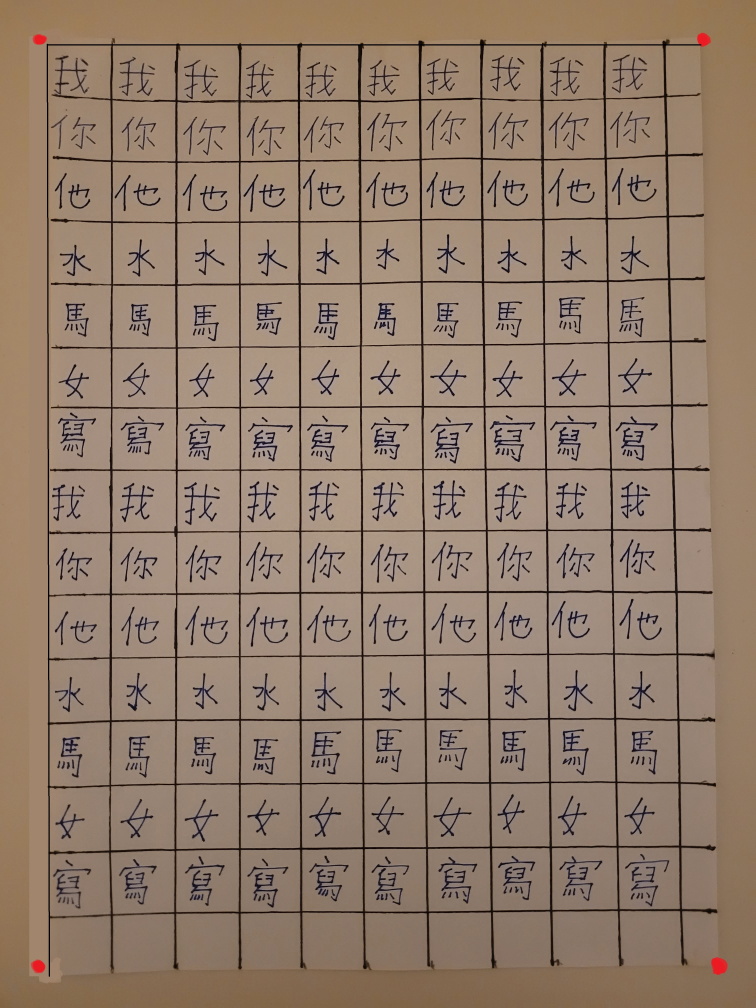
#> input picture classifier/data/sheet1.jpg, 3024 x 4032 px (shown at 1/4 size); its folder holds 3 pictures in this run
$ jupyter execute create_dataset.ipynb
#> lines starting #> are read from the running program, lines starting #| are printed output that depends on the picture; after the words box and inside, x2 and y2 are one past the last pixel; in counts of white or black regions, pixels touching at a corner belong together
# Data Preprocessing Pipeline

[cell 1]
# Imports
import os
import cv2
import numpy as np
import matplotlib.pyplot as plt
from sklearn.cluster import DBSCAN
from collections import Counter

#### Transform the photo into a scanned version (requires 4 red dots at the document corners)

[cell 2]
def order_points(pts):
	"""
	This function orders four random points in a clockwise cicle
	"""
	rect = np.zeros((4, 2), dtype="float32")

	# the top-left point => smallest sum
	# the bottom-right point => largest sum
	s = pts.sum(axis=1)
	rect[0] = pts[np.argmin(s)]
	rect[2] = pts[np.argmax(s)]

	# top-right point => negative difference (y - x)
	# bottom-left point => largest difference (y - x)
	diff = np.diff(pts, axis=1)
	rect[1] = pts[np.argmin(diff)]
	rect[3] = pts[np.argmax(diff)]

	return rect

def scan_image(file_name, file_dir, show=False):
	### Perform image warp ###
	# 1. Load the image
#> called with file_name = 'sheet1.jpg', file_dir = 'data', show = True
	full_path = os.path.join(file_dir, file_name)
	img = cv2.imread(full_path)
#> img is the input picture: shape (4032, 3024, 3); mean B, G, R 107.2, 124.6, 146
	orig_img = img.copy()

	# 2. Convert to HSV color space
	hsv = cv2.cvtColor(img, cv2.COLOR_BGR2HSV)
#> hsv: shape (4032, 3024, 3); mean H, S, V 17.5, 74.3, 146.1

	# 3. Define range for red color
	# Red wraps around the 0-180 hue scale
	# Lower red range (e.g., 0-10)
	lower_red1 = np.array([0, 120, 70])
	upper_red1 = np.array([10, 255, 255])
	mask1 = cv2.inRange(hsv, lower_red1, upper_red1)
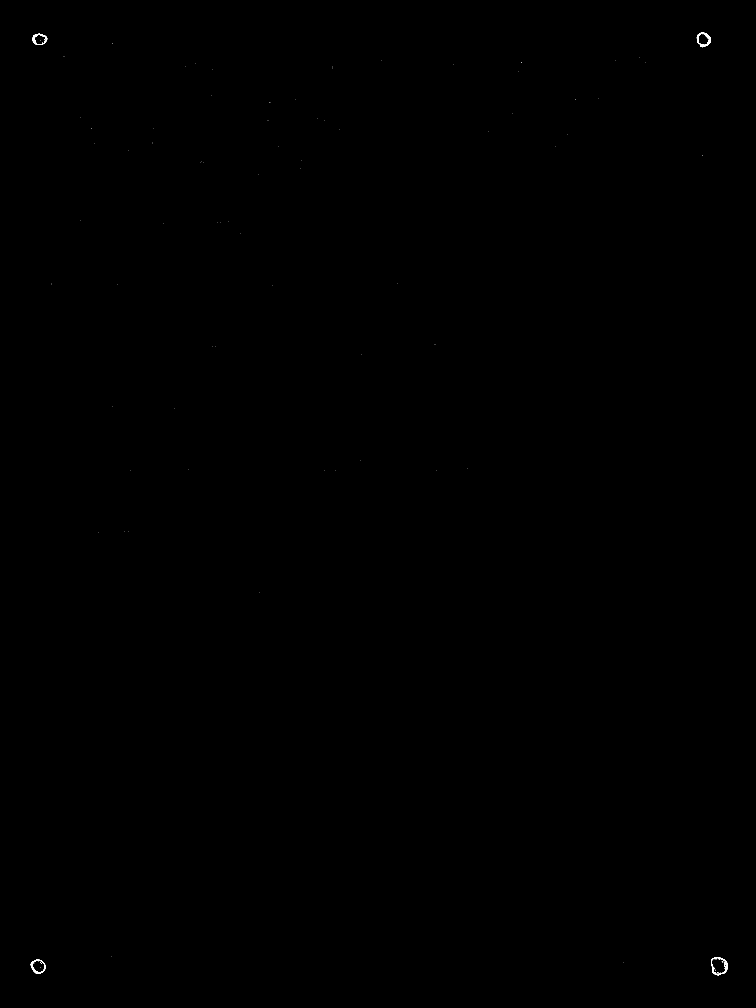
#> mask1: shape (4032, 3024) (shown at 1/4 size); 0.03% white; 103 white regions (98 under 20 px), largest, box (x1, y1, x2, y2) and area: (2787, 129, 2844, 189) 944, (2844, 3828, 2911, 3901) 917, (123, 3838, 182, 3894) 817, (130, 135, 189, 179) 781, (2896, 3854, 2902, 3868) 40

	# Upper red range (e.g., 170-180)
	lower_red2 = np.array([170, 120, 70])
	upper_red2 = np.array([180, 255, 255])
	mask2 = cv2.inRange(hsv, lower_red2, upper_red2)
#> mask2: shape (4032, 3024); 0.06% white; 12 white regions (8 under 20 px), largest, box (x1, y1, x2, y2) and area: (2847, 3832, 2908, 3898) 2803, (131, 3842, 180, 3890) 1670, (2793, 133, 2839, 185) 1468, (138, 140, 184, 177) 1247

	# Combine the two masks
	mask = mask1 + mask2
#> mask: shape (4032, 3024); 0.09% white; 80 white regions (76 under 20 px)


	# 4. Find contours in the mask
	contours, _ = cv2.findContours(mask, cv2.RETR_EXTERNAL, cv2.CHAIN_APPROX_SIMPLE)
#> contours = 80 contours, 76 with area under 20; largest, box (x1, y1, x2, y2) and area: (2844, 3828, 2911, 3901) 3710, (123, 3838, 182, 3894) 2420, (2787, 129, 2844, 189) 2355, (130, 135, 189, 179) 1968

	if len(contours) >= 4:
		# Take 4 largest contours (disregard noise)
		contours = sorted(contours, key=cv2.contourArea, reverse=True)[:4]
#> contours = 4 contours; box (x1, y1, x2, y2) and area: (2844, 3828, 2911, 3901) 3710, (123, 3838, 182, 3894) 2420, (2787, 129, 2844, 189) 2355, (130, 135, 189, 179) 1968

		points = []
		for c in contours:
			# Get the center of the contour
			M = cv2.moments(c)
			if M["m00"] != 0:
				cX = int(M["m10"] / M["m00"])
				cY = int(M["m01"] / M["m00"])
				points.append([cX, cY])
#> this loop made 4 passes
#> (cX, cY) on passes 1 to 4: (2876, 3863), (152, 3865), (2814, 157), (157, 156)
#> after the loop, points = [[2876, 3863], [152, 3865], [2814, 157], [157, 156]]

		points = np.array(points, dtype="float32")

		# 5. Order the points
		rect = order_points(points)
#> in order_points, `s = pts.sum(axis=1)`: s = [6739, 4017, 2971, 313]
#> in order_points, `diff = np.diff(pts, axis=1)`: diff = [987, 3713, -2657, -1]
#> rect = [[157, 156], [2814, 157], [2876, 3863], [152, 3865]]
		(tl, tr, br, bl) = rect
#> tl = [157, 156]; tr = [2814, 157]; br = [2876, 3863]; bl = [152, 3865]

		# 6. Apply image warp
		# Compute the width of the new image
		widthA = np.linalg.norm(br - bl)
#> widthA = 2724
		widthB = np.linalg.norm(tr - tl)
#> widthB = 2657
		maxWidth = max(int(widthA), int(widthB))
#> maxWidth = 2724

		# Compute the height of the new image
		heightA = np.linalg.norm(tr - br)
#> heightA = 3706.5
		heightB = np.linalg.norm(tl - bl)
#> heightB = 3709
		maxHeight = max(int(heightA), int(heightB))
#> maxHeight = 3709

		# Define the destination points
		# -1 because of 0 indexed
		dst = np.array([
			[0, 0],
			[maxWidth - 1, 0],
			[maxWidth - 1, maxHeight - 1],
			[0, maxHeight - 1]], dtype="float32")
#> dst = [[0, 0], [2723, 0], [2723, 3708], [0, 3708]]

		# Compute the perspective transform matrix
		M = cv2.getPerspectiveTransform(rect, dst)
#> M = [[1.03, 0.00138, -161.2], [-0.000386, 1.03, -160], [-3.02e-07, 6.81e-06, 1]]

		# Apply the perspective warp
		warped = cv2.warpPerspective(orig_img, M, (maxWidth, maxHeight))

		# Save the final "scanned" image
		base_name, extension = os.path.splitext(file_name)
		save_path = os.path.join(file_dir, base_name + '_scan' + extension)
		cv2.imwrite(save_path, warped)

		if show:
			fig, axes = plt.subplots(1, 3, figsize=(15, 5)) # (width, height)
			# 2. Plot on the first subplot (axes[0])
			axes[0].imshow(cv2.cvtColor(orig_img, cv2.COLOR_BGR2RGB))
			axes[0].set_title('1. Original')
			axes[0].axis('off')

			# 3. Plot on the second subplot (axes[1])
			axes[1].imshow(mask, cmap='gray')
			axes[1].set_title('2. Mask')
			axes[1].axis('off')

			# 4. Plot on the third subplot (axes[2])
			axes[2].imshow(cv2.cvtColor(warped, cv2.COLOR_BGR2RGB))
			axes[2].set_title('3. Scanned')
			axes[2].axis('off')

			# 5. Show the plot
			plt.tight_layout()

	else:
		print("Could not find 4 red dots. Try adjusting the HSV red ranges.")

file_dir = 'data'
file_name = 'sheet1.jpg'
scan_image(file_dir=file_dir, file_name=file_name, show=True)
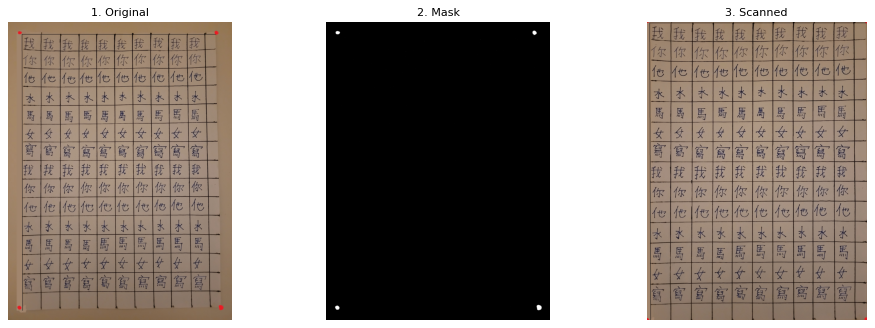
#> figure drawn by matplotlib, 3 panels

### Detect straight lines in image

[cell 3]
def is_cluster_length_valid(lines, img_len, axis='horizontal', tolerance=0.05):
	"""
	lines: np.array of shape (N,4) - (x0,y0,x1,y1)
	img_len: length (pixels) of current axis of image
	axis: 'horizontal' or 'vertical'
	tolerance: how much percent shorter can line be than img_len to be accepted
	"""
	if axis == 'horizontal':
		intervals = [(min(x0, x1), max(x0, x1)) for (x0, _, x1, _) in lines] # x0, y0, x1, y1
	else:
		intervals = [(min(y0, y1), max(y0, y1)) for (_, y0, _, y1) in lines] # x0, y0, x1, y1
	intervals.sort(key=lambda x: x[0])

	merged = []
	for start, end in intervals:
		if not merged or start > merged[-1][1]:
			merged.append([start, end])
		else:
			merged[-1][1] = max(merged[-1][1], end)

	covered_length = sum(end - start for start, end in merged)
	if covered_length >= (1 - tolerance) * img_len:
		return True
	return False


def cluster_lines(lines, img_len, axis='horizontal', eps=5, tolerance=0.05):
	"""
	lines: np.array of shape (N,4) - (x0,y0,x1,y1)
	img_len: int depicting length (pixels) of current axis of image
	axis: 'horizontal' or 'vertical'
	eps: maximum distance for DBSCAN
	tolerance: how much percent shorter can line be than img_len to be accepted
	"""
	if axis == 'horizontal':
			coords = (lines[:,1] + lines[:,3]) / 2
	else:
		coords = (lines[:,0] + lines[:,2]) / 2

	coords = coords.reshape(-1,1)
	clustering = DBSCAN(eps=eps, min_samples=1).fit(coords)
	labels = clustering.labels_

	clustered_lines = []
	for label in np.unique(labels):
		cluster = lines[labels == label]
		if is_cluster_length_valid(cluster, img_len, axis=axis, tolerance=tolerance):
			if axis == 'horizontal':
				y = np.mean((cluster[:,1] + cluster[:,3]) / 2)
				x0 = np.min(cluster[:,[0,2]])
				x1 = np.max(cluster[:,[0,2]])
				avg_line = [x0, y, x1, y]
			else:
				x = np.mean((cluster[:,0] + cluster[:,2]) / 2)
				y0 = np.min(cluster[:,[1,3]])
				y1 = np.max(cluster[:,[1,3]])
				avg_line = [x, y0, x, y1]
			clustered_lines.append(avg_line)

	return np.array(clustered_lines).astype(int)


def draw_lines(img, lines):
	"""
	img: image with BGR channels
	lines: np.array of shape (N,4) - (x0,y0,x1,y1)
	"""
	line_img = np.copy(img)
	if lines is not None:
		for (x0, y0, x1, y1) in lines:
			cv2.line(line_img, (int(x0), int(y0)), (int(x1), int(y1)), (0, 0, 255), 3, cv2.LINE_AA)

	plt.imshow(cv2.cvtColor(line_img, cv2.COLOR_BGR2RGB))
	plt.axis('off')
	plt.show()

[cell 4]
def detect_lines(img, eps=10, tolerance=0.2, show=False):
	"""
	img: image with BGR channels
	eps: maximum distance for DBSCAN
	tolerance: how much percent shorter can line be than img_len to be accepted
	show: boolean if image should be shown with lines inside
	"""

	# Detect all edges in image
	edge_img = cv2.Canny(img, 30, 150, None, 3)

	# Dilate edges to merge close ones
	kernel = cv2.getStructuringElement(cv2.MORPH_RECT, (3,3))
	edge_img = cv2.dilate(edge_img, kernel)

	# Detect all lines using Houghs line transformation
	lines = cv2.HoughLinesP(edge_img, 1, np.pi / 180, 50, None, 50, 10) # e.g. (962, 1, 4)
	lines = lines.squeeze(axis=1)  # shape: (962, 4) (x0,y0,x1,y1)

	# Calculate angle for all lines
	angles = np.arctan2(lines[:,3] - lines[:,1], lines[:,2] - lines[:,0])
	angles_deg = np.degrees(angles)  # -180° to 180°
	horizontal_lines = lines[np.abs(angles_deg) < 10] # near 0°
	vertical_lines   = lines[np.abs(np.abs(angles_deg) - 90) < 10] # near 90°

	# Merge all broken lines and select the ones that are the grid lines
	vertical_len, horizontal_len, _ = img.shape
	horizontal_lines = cluster_lines(horizontal_lines, img_len=horizontal_len, axis="horizontal", eps=eps, tolerance=tolerance)
	vertical_lines = cluster_lines(vertical_lines, img_len=vertical_len, axis="vertical", eps=eps, tolerance=tolerance)

	if show:
		draw_lines(img, vertical_lines)
		draw_lines(img, horizontal_lines)

	return vertical_lines, horizontal_lines

[cell 5]
def split_img_into_cells(img, vertical_lines, horizontal_lines, show=False):
	# Sort all x and y coordinates of all grid lines
	xs = sorted(set([int((line[0] + line[2]) / 2) for line in vertical_lines]))
	ys = sorted(set([int((line[1] + line[3]) / 2) for line in horizontal_lines]))
	num_rows = len(ys) - 1
	num_cols = len(xs) - 1
	# Create array of cells
	cells = np.empty([num_rows, num_cols], dtype=object)
	for i in range(num_rows):
		for j in range(num_cols):
			x0, x1 = xs[j], xs[j+1]
			y0, y1 = ys[i], ys[i+1]
			cell = img[y0:y1, x0:x1]
			cells[i, j] = cell


	# Postprocess cells (resize, grascale)
	fixed_size = (32, 32) # width, height

	# Iterate through the 2D list of cells, process, and replace the original slice with the processed cell
	for i in range(num_rows):
		for j in range(num_cols):
			cells[i][j] = cv2.resize(cv2.cvtColor(cells[i][j], cv2.COLOR_BGR2GRAY), fixed_size, interpolation=cv2.INTER_AREA)

	if show:
		flat_cells = [cell for row in cells for cell in row]
		plt.figure(figsize=(num_cols, num_rows)) # width, height
		for idx, cell in enumerate(flat_cells):
			plt.subplot(num_rows, num_cols, idx+1)
			plt.imshow(cell, cmap='gray')
			plt.axis('off')
		plt.tight_layout()
		plt.show()

	return cells

[cell 6]
labels = ['I', 'YOU', 'HE', 'WATER', 'HORSE', 'FEMALE', 'WRITE']
iters = 2
file_dir = 'data'
file_name = 'sheet1_scan.jpg'
file_path = os.path.join(file_dir, file_name)
dataset_dir = 'hanzi_dataset'


# Split scanned image into cells
img = cv2.imread(file_path) # BGR channels
#> img: shape (3709, 2724, 3)
plt.imshow(cv2.cvtColor(img, cv2.COLOR_BGR2RGB))
height, width = img.shape[:2]
print("Width:", width, "Height:", height)
#| Width: 2724 Height: 3709
vertical_lines, horizontal_lines = detect_lines(img, show=True)
#> in detect_lines, `edge_img = cv2.dilate(edge_img, kernel)`:
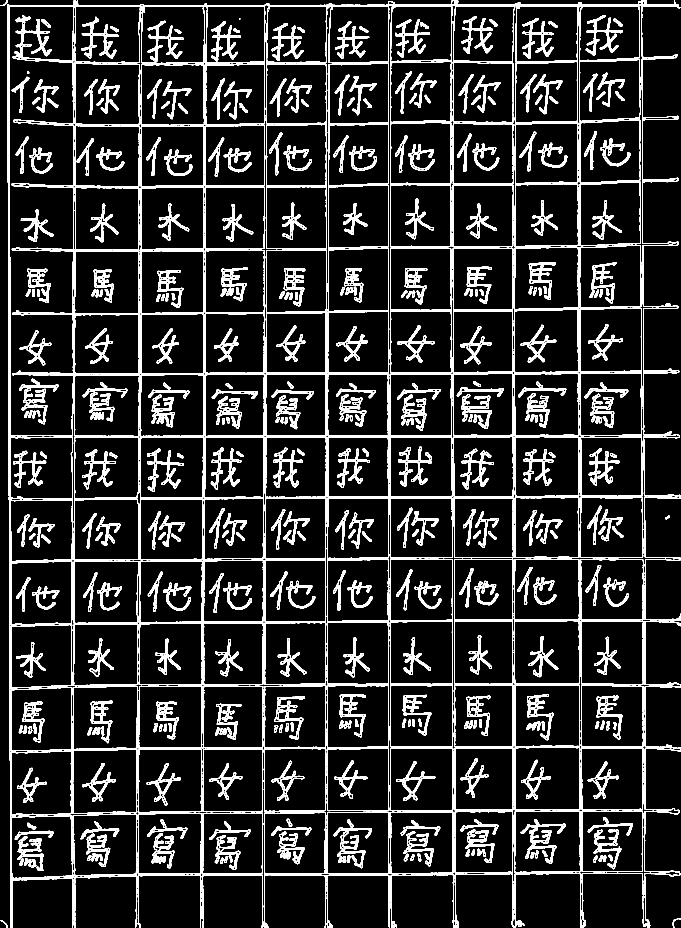
#> edge_img: shape (3709, 2724) (shown at 1/4 size); 10.8% white; 515 white regions, largest, box (x1, y1, x2, y2) and area: (34, 25, 559, 2248) 46534, (29, 0, 2724, 3709) 38276, (1063, 24, 1557, 1494) 36706
#> in detect_lines, `lines = cv2.HoughLinesP(edge_img, 1, np.pi / 180, 50, None, 50, 10)`: lines = 2709 rows, first 6: [1554, 1526, 1554, 5], [2051, 3707, 2051, 1958], [2052, 2357, 2052, 1585], [1561, 3291, 1561, 264], [1553, 3250, 1553, 1435], [9, 20, 2715, 20]
#> in detect_lines, `angles = np.arctan2(lines[:,3] - lines[:,1], lines[:,2] - lines[:,0])`: angles = 2709 values, max 1.57 at index 428, min -1.57 at index 0, mean -0.536
#> in detect_lines, `angles_deg = np.degrees(angles)`: angles_deg = 2709 values, max 90 at index 428, min -90 at index 0, mean -30.69
#> in detect_lines, `horizontal_lines = lines[np.abs(angles_deg) < 10]`: horizontal_lines = 989 rows, first 6: [9, 20, 2715, 20], [1820, 25, 2715, 25], [29, 21, 2715, 21], [1568, 26, 1808, 26], [366, 1748, 535, 1748], [1276, 1992, 2062, 1992]
#> in detect_lines, `vertical_lines   = lines[np.abs(np.abs(angles_deg) - 90) < 10]`: vertical_lines = 1706 rows, first 6: [1554, 1526, 1554, 5], [2051, 3707, 2051, 1958], [2052, 2357, 2052, 1585], [1561, 3291, 1561, 264], [1553, 3250, 1553, 1435], [1562, 3492, 1562, 2480]
#> in cluster_lines, `coords = (lines[:,1] + lines[:,3]) / 2`: coords = 989 values, max 3517.5 at index 505, min 19 at index 8, mean 1752.4
#> in cluster_lines, `labels = clustering.labels_`: labels = 989 values, max 38 at index 830, min 0 at index 0, mean 12.28
#> the loop in cluster_lines, `for label in np.unique(labels):` made 39 passes
#> (covered_length in is_cluster_length_valid, y, x0, x1, avg_line) on passes 1 to 8: (2706, 23.5, 9, 2715, [9, 23.5, 2715, 23.5]), (2672, 1744.8, 46, 2718, [46, 1744.8, 2718, 1744.8]), (2639, 1992, 40, 2721, [40, 1992, 2721, 1992]), (2676, 3497.9, 41, 2717, [41, 3497.9, 2717, 3497.9]), (2623, 2236.5, 45, 2723, [45, 2236.5, 2723, 2236.5]), (2659, 1491.4, 39, 2716, [39, 1491.4, 2716, 1491.4]), (2589, 493.8, 123, 2712, [123, 493.8, 2712, 493.8]), (2555, 3247.6, 144, 2699, [144, 3247.6, 2699, 3247.6])
#> after the loop in cluster_lines, `for label in np.unique(labels):`: clustered_lines = 15 items, first 6: [9, 23.5, 2715, 23.5], [46, 1744.8, 2718, 1744.8], [40, 1992, 2721, 1992], [41, 3497.9, 2717, 3497.9], [45, 2236.5, 2723, 2236.5], [39, 1491.4, 2716, 1491.4]
#> in detect_lines, `horizontal_lines = cluster_lines(horizontal_lines, img_len=horizontal_..`: horizontal_lines = 15 rows, first 6: [9, 23, 2715, 23], [46, 1744, 2718, 1744], [40, 1991, 2721, 1991], [41, 3497, 2717, 3497], [45, 2236, 2723, 2236], [39, 1491, 2716, 1491]
#> the loop in cluster_lines (call 2), `for label in np.unique(labels):` made 27 passes
#> (covered_length in is_cluster_length_valid, x, y0, y1, avg_line) on passes 1 to 8: (3703, 1559, 5, 3708, [1559, 5, 1559, 3708]), (3681, 2054.9, 14, 3707, [2054.9, 14, 2054.9, 3707]), (3675, 1058.7, 33, 3708, [1058.7, 33, 1058.7, 3708]), (3665, 814.1, 43, 3708, [814.1, 43, 814.1, 3708]), (3708, 38.89, 0, 3708, [38.89, 0, 38.89, 3708]), (3701, 1811.4, 4, 3705, [1811.4, 4, 1811.4, 3705]), (3692, 1307.9, 15, 3707, [1307.9, 15, 1307.9, 3707]), (3699, 2319.6, 9, 3708, [2319.6, 9, 2319.6, 3708])
#> in detect_lines, `vertical_lines = cluster_lines(vertical_lines, img_len=vertical_len, a..`: vertical_lines = [[1558, 5, 1558, 3708], [2054, 14, 2054, 3707], [1058, 33, 1058, 3708], [814, 43, 814, 3708], [38, 0, 38, 3708], [1811, 4, 1811, 3705], [1307, 15, 1307, 3707], [2319, 9, 2319, 3708], [2569, 0, 2569, 3678], [555, 17, 555, 3706], [292, 0, 292, 3708]]
#> the loop in draw_lines, `for (x0, y0, x1, y1) in lines:` made 11 passes
#> after the loop in draw_lines, `for (x0, y0, x1, y1) in lines:`:
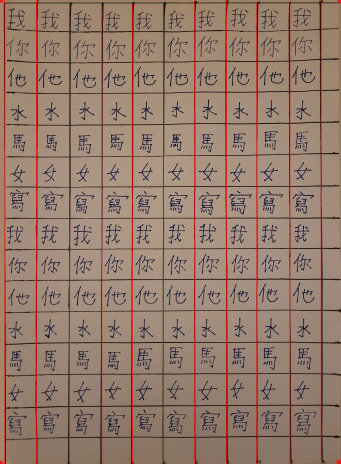
#> line_img: shape (3709, 2724, 3) (shown at 1/8 size); mean B, G, R 109.3, 124.3, 149.5
#> in draw_lines, `plt.show()`:
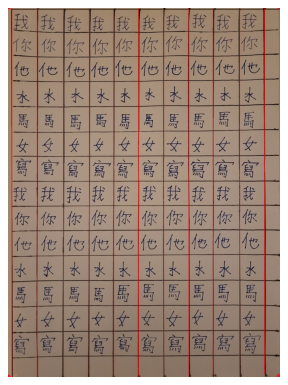
#> figure drawn by matplotlib, 1 panel
#> the loop in draw_lines (call 2), `for (x0, y0, x1, y1) in lines:` made 15 passes
#> after the loop in draw_lines (call 2), `for (x0, y0, x1, y1) in lines:`:
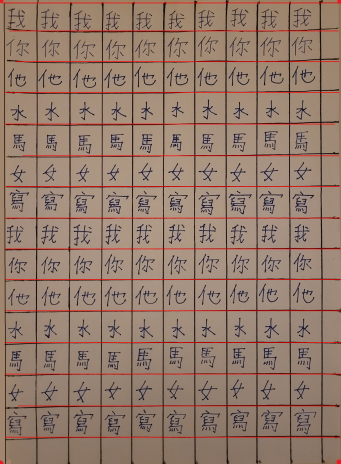
#> line_img: shape (3709, 2724, 3) (shown at 1/8 size); mean B, G, R 108.9, 123.8, 148.9
cells = split_img_into_cells(img, vertical_lines, horizontal_lines, True)
#> in split_img_into_cells, `xs = sorted(set([int((line[0] + line[2]) / 2) for line in vertical_lin..`: xs = [38, 292, 555, 814, 1058, 1307, 1558, 1811, 2054, 2319, 2569]
#> in split_img_into_cells, `ys = sorted(set([int((line[1] + line[3]) / 2) for line in horizontal_l..`: ys = [23, 247, 493, 738, 992, 1246, 1491, 1744, 1991, 2236, 2486, 2741, 2992, 3247, 3497]
#> in split_img_into_cells, `num_rows = len(ys) - 1`: num_rows = 14
#> in split_img_into_cells, `num_cols = len(xs) - 1`: num_cols = 10
#> in split_img_into_cells, `flat_cells = [cell for row in cells for cell in row]`: flat_cells = 140 items
#> the loop in split_img_into_cells, `for idx, cell in enumerate(flat_cells):` made 140 passes
#> in split_img_into_cells, `plt.show()`:
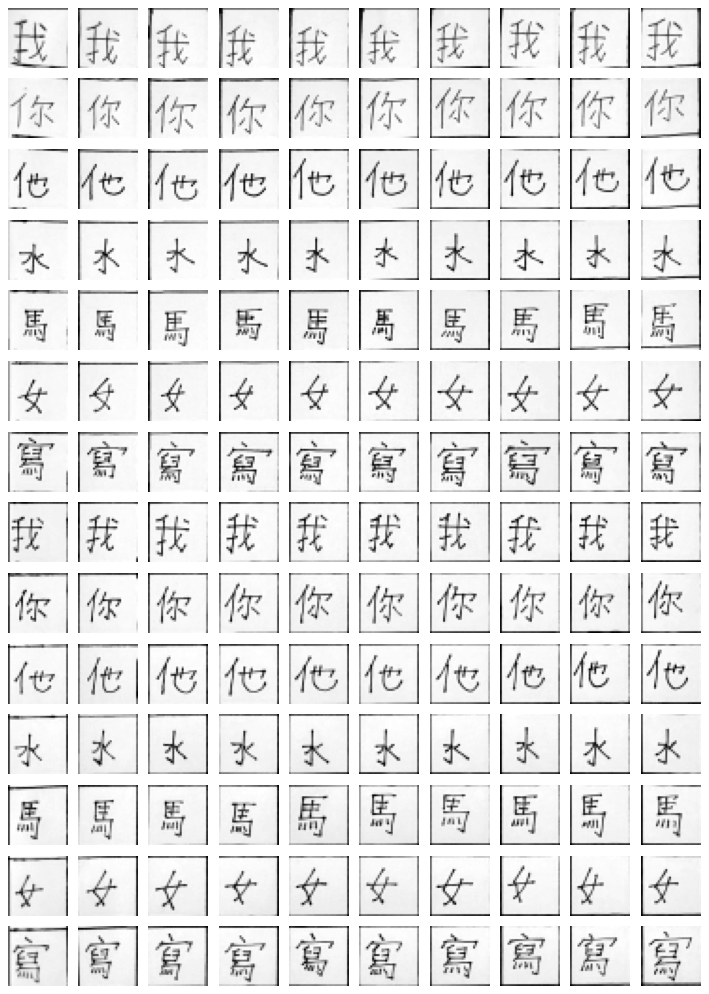
#> figure drawn by matplotlib, 140 panels


### Save cells in folder structure ##
os.makedirs(dataset_dir, exist_ok=True)

for iter in range(iters):
	idx_counter = Counter(labels)
	# 1. Adjust counters to current filenum
	for i, label in enumerate(labels):
		row_idx =  i + (iter * len(labels))
		label_dir = os.path.join(dataset_dir, label)
		os.makedirs(label_dir, exist_ok=True)
		dir_list = os.listdir(label_dir)
		idx_counter[label] = len(dir_list) # Set counter to n elements for label
		row = cells[row_idx, :]

		# 2. Save each cell in a row
		for cell in row:
			file_name = label + '_' + str.zfill(str(idx_counter[label]), 3) + '.jpg'
			save_path = os.path.join(label_dir, file_name)
			cv2.imwrite(save_path, cell)
			idx_counter[label] += 1 # Increase counter
#> this loop made 10 passes
#> pass 1, `cv2.imwrite(save_path, cell)`:
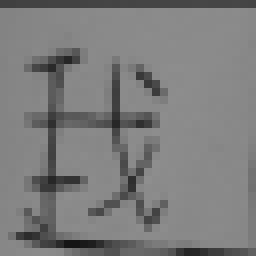
#> saved as I_000.jpg: shape (32, 32) (shown 8 times larger); min 21, max 142, mean 124.1
#> pass 2, `cv2.imwrite(save_path, cell)`:
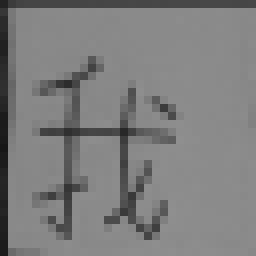
#> saved as I_001.jpg: shape (32, 32) (shown 8 times larger); min 22, max 143, mean 125.7
#> after the loop, idx_counter = {'I': 10, 'YOU': 1, 'HE': 1, 'WATER': 1, 'HORSE': 1, 'FEMALE': 1, 'WRITE': 1}
